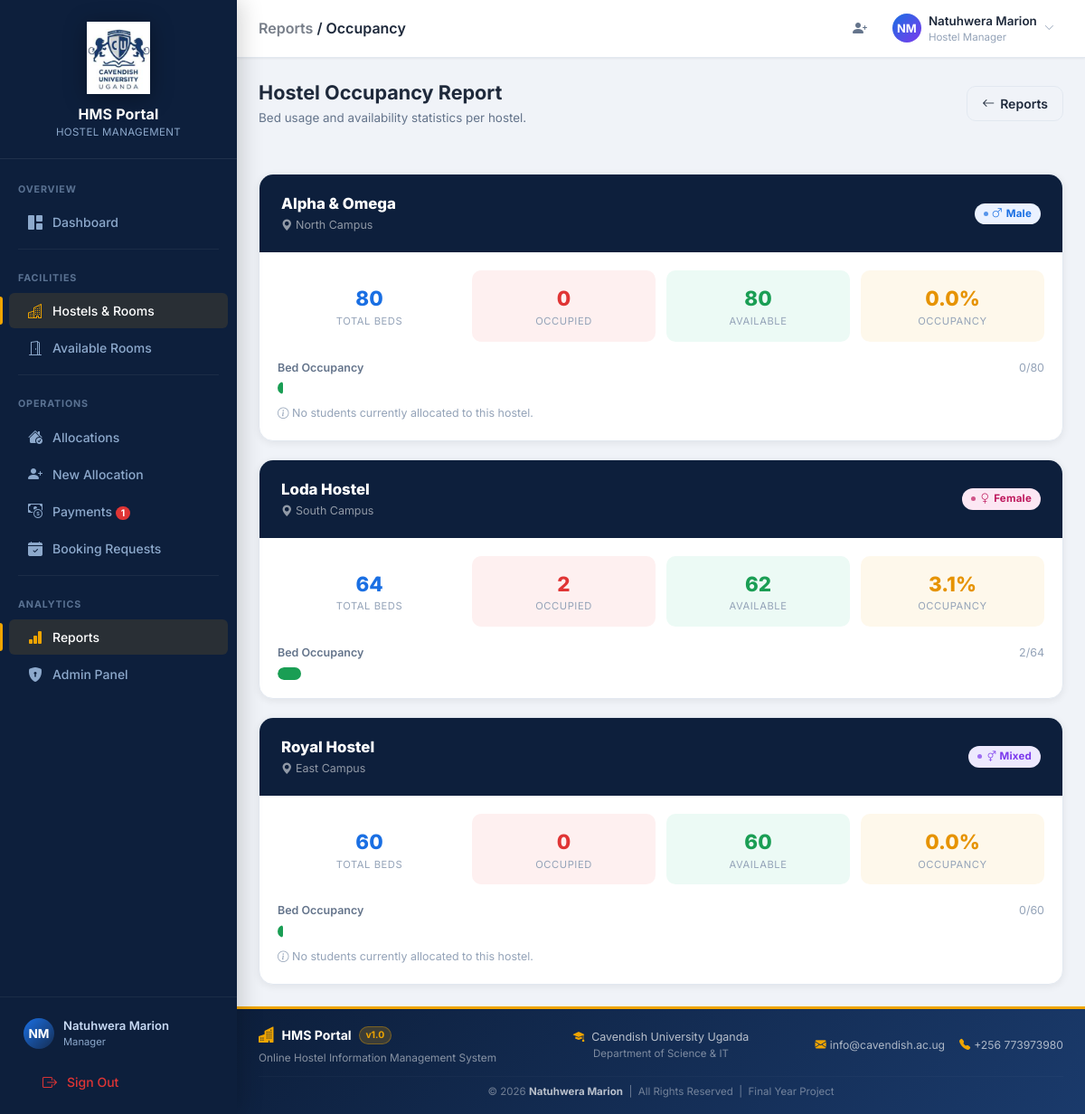
Page /reports/occupancy/ (signed in) on the committed database.
### users/models.py (models this page shows, shortened)
class CustomUser(AbstractUser):
    is_student = models.BooleanField(default=False, help_text="Designates if user is a student")
    is_manager = models.BooleanField(default=False, help_text="Designates if user is a hostel manager/admin")
    department = models.CharField(max_length=100, blank=True, null=True)
    level = models.CharField(max_length=20, blank=True, null=True, help_text="e.g., 100, 200, 300, 400")
    phone_number = models.CharField(max_length=15, blank=True, null=True)
    student_id = models.CharField(max_length=50, unique=True, blank=True, null=True)
    date_of_birth = models.DateField(blank=True, null=True)
    gender = models.CharField(max_length=10, choices=[('Male', 'Male'), ('Female', 'Female')], blank=True, null=True)
    photo = models.ImageField(upload_to='profile_photos/', blank=True, null=True, help_text="Profile photo")
    class Meta:
        verbose_name = "User"
        verbose_name_plural = "Users"

### hostels/models.py (models this page shows, shortened)
class Hostel(models.Model):
    GENDER_CHOICES = [
        ('Male', 'Male'),
        ('Female', 'Female'),
        ('Mixed', 'Mixed'),
    ]
    name = models.CharField(max_length=200, unique=True)
    location = models.CharField(max_length=300)
    gender = models.CharField(max_length=10, choices=GENDER_CHOICES)
    description = models.TextField(blank=True, null=True)
    image_url = models.URLField(max_length=500, blank=True, null=True, help_text="URL of the hostel banner image")
    price_per_semester = models.DecimalField(
        max_digits=12, decimal_places=2, null=True, blank=True,
        help_text="Hostel fee per semester (UGX)"
    )
    created_at = models.DateTimeField(auto_now_add=True)
    updated_at = models.DateTimeField(auto_now=True)
    class Meta:
        ordering = ['name']

### reports/views.py (the view)
# urls.py: path('occupancy/', views.hostel_occupancy_report, name='hostel_occupancy_report'),
@login_required
@manager_required
def hostel_occupancy_report(request):
    hostels = Hostel.objects.prefetch_related('blocks__rooms__allocations').all()
    hostel_data = []
    for hostel in hostels:
        total_capacity = sum(room.capacity for block in hostel.blocks.all() for room in block.rooms.all())
        occupied = sum(room.occupied_beds() for block in hostel.blocks.all() for room in block.rooms.all())
        available = total_capacity - occupied
        occupancy_rate = round(occupied / total_capacity * 100, 1) if total_capacity > 0 else 0
        hostel_data.append({
            'hostel': hostel,
            'total_capacity': total_capacity,
            'occupied': occupied,
            'available': available,
            'occupancy_rate': occupancy_rate,
        })
    return render(request, 'reports/hostel_occupancy_report.html', {'hostel_data': hostel_data})

### hostels/models.py (called while the page is built)
    def occupied_beds(self):
        from allocations.models import Allocation
        return Allocation.objects.filter(room=self, status='active').count()

### users/context_processors.py (called while the page is built)
def sidebar_counts(request):
    if not request.user.is_authenticated:
        return {}
    if not (request.user.is_manager or request.user.is_staff):
        return {}
    from payments.models import Payment
    from allocations.models import BookingRequest
    return {
        'pending_payments_count': Payment.objects.filter(status='pending').count(),
        'pending_booking_requests_count': BookingRequest.objects.filter(status='pending').count(),
    }

### templates/reports/hostel_occupancy_report.html (shortened to what this page needs)
{% extends 'base.html' %}
{% block breadcrumb %}<a href="{% url 'reports_dashboard' %}" style="color:inherit;opacity:.6;text-decoration:none;">Reports</a> / Occupancy{% endblock %}
{% block content %}
<div class="page-header animate-in">
  <div>
    <h2>Hostel Occupancy Report</h2>
    <p>Bed usage and availability statistics per hostel.</p>
  </div>
  <a href="{% url 'reports_dashboard' %}" class="btn btn-outline">
    <i class="bi bi-arrow-left"></i> Reports
  </a>
</div>
{% if hostel_data %}
<div style="display:flex;flex-direction:column;gap:20px;">
  {% for data in hostel_data %}
  <div class="card animate-in" style="animation-delay:{{ forloop.counter0 }}0ms;">
    <div style="background:var(--navy);padding:20px 24px;display:flex;justify-content:space-between;align-items:center;flex-wrap:wrap;gap:12px;border-radius:12px 12px 0 0;">
      <div>
        <div style="color:#fff;font-weight:800;font-size:1.05rem;">{{ data.hostel.name }}</div>
        <div style="color:rgba(255,255,255,.55);font-size:.78rem;margin-top:2px;">
          <i class="bi bi-geo-alt-fill"></i> {{ data.hostel.location }}
        </div>
      </div>
      <span class="badge-status {% if data.hostel.gender == 'Male' %}badge-male{% elif data.hostel.gender == 'Female' %}badge-female{% else %}badge-mixed{% endif %}">
        <i class="bi bi-{% if data.hostel.gender == 'Male' %}gender-male{% elif data.hostel.gender == 'Female' %}gender-female{% else %}gender-ambiguous{% endif %}"></i>
        {{ data.hostel.gender }}
      </span>
    </div>
    <div class="card-body">
      <div style="display:grid;grid-template-columns:repeat(4,1fr);gap:12px;margin-bottom:20px;">
        <div style="background:var(--bg-2);border-radius:10px;padding:14px;text-align:center;">
          <div style="font-size:1.4rem;font-weight:800;color:var(--primary);">{{ data.total_capacity }}</div>
          <div style="font-size:.7rem;color:var(--text-3);text-transform:uppercase;letter-spacing:.05em;">Total Beds</div>
        </div>
        <div style="background:rgba(239,68,68,.08);border-radius:10px;padding:14px;text-align:center;">
          <div style="font-size:1.4rem;font-weight:800;color:var(--danger);">{{ data.occupied }}</div>
          <div style="font-size:.7rem;color:var(--text-3);text-transform:uppercase;letter-spacing:.05em;">Occupied</div>
        </div>
        <div style="background:rgba(16,185,129,.08);border-radius:10px;padding:14px;text-align:center;">
          <div style="font-size:1.4rem;font-weight:800;color:var(--success);">{{ data.available }}</div>
          <div style="font-size:.7rem;color:var(--text-3);text-transform:uppercase;letter-spacing:.05em;">Available</div>
        </div>
        <div style="background:rgba(240,165,0,.08);border-radius:10px;padding:14px;text-align:center;">
          <div style="font-size:1.4rem;font-weight:800;color:var(--warning);">{{ data.occupancy_rate|floatformat:1 }}%</div>
          <div style="font-size:.7rem;color:var(--text-3);text-transform:uppercase;letter-spacing:.05em;">Occupancy</div>
        </div>
      </div>
      <div style="margin-bottom:6px;display:flex;justify-content:space-between;align-items:center;">
        <span style="font-size:.78rem;font-weight:600;color:var(--text-2);">Bed Occupancy</span>
        <span style="font-size:.78rem;color:var(--text-3);">{{ data.occupied }}/{{ data.total_capacity }}</span>
      </div>
      <div style="height:14px;background:var(--bg-3);border-radius:99px;overflow:hidden;position:relative;">
        <div style="
          height:100%;
          border-radius:99px;
          width:{{ data.occupancy_rate }}%;
          background:{% if data.occupancy_rate >= 90 %}var(--danger){% elif data.occupancy_rate >= 70 %}var(--warning){% else %}var(--success){% endif %};
          transition:width .8s ease;
          display:flex;align-items:center;justify-content:flex-end;padding-right:6px;
        ">
        </div>
      </div>
      {% if data.occupancy_rate >= 90 %}
      <div style="margin-top:12px;font-size:.78rem;color:var(--danger);font-weight:600;">
        <i class="bi bi-exclamation-triangle-fill"></i> Near capacity — very few beds remaining.
      </div>
      {% elif data.occupancy_rate == 0 %}
      <div style="margin-top:12px;font-size:.78rem;color:var(--text-3);">
        <i class="bi bi-info-circle"></i> No students currently allocated to this hostel.
      </div>
      {% endif %}
    </div>
  </div>
  {% endfor %}
</div>
{% endif %}
{% endblock %}

### templates/base.html (shortened to what this page needs)
{% load static %}
<!DOCTYPE html>
<html lang="en">
<head>
  <link href="https://cdn.jsdelivr.net/npm/bootstrap@5.3.2/dist/css/bootstrap.min.css" rel="stylesheet">
  <link href="https://cdn.jsdelivr.net/npm/bootstrap-icons@1.11.3/font/bootstrap-icons.min.css" rel="stylesheet">
  <link href="{% static 'css/style.css' %}" rel="stylesheet">
</head>
<body>
{% if user.is_authenticated %}
<div class="app-layout">
  <aside class="sidebar" id="sidebar">
    <div class="sb-brand" style="flex-direction:column;align-items:center;text-align:center;padding:24px 16px 20px;gap:10px;">
      <img src="{% static 'images/logo.png' %}" alt="HMS Logo"
           style="width:100%;max-width:160px;height:80px;object-fit:contain;filter:drop-shadow(0 4px 12px rgba(0,0,0,.35));">
      <div class="sb-brand-text">
        <span class="sb-brand-name" style="font-size:1rem;">HMS Portal</span>
        <span class="sb-brand-sub">Hostel Management</span>
      </div>
    </div>
    <nav class="sb-nav">
      {% if user.is_manager or user.is_staff %}
      <div class="sb-section-title">Overview</div>
      <a href="{% url 'admin_dashboard' %}"
         class="sb-link {% if request.resolver_match.url_name == 'admin_dashboard' %}active{% endif %}">
        <i class="bi bi-grid-1x2-fill sb-icon"></i>
        <span>Dashboard</span>
      </a>
      <div class="sb-divider"></div>
      <div class="sb-section-title">Facilities</div>
      <a href="{% url 'hostel_list' %}"
         class="sb-link {% if 'hostel' in request.resolver_match.url_name %}active{% endif %}">
        <i class="bi bi-buildings sb-icon"></i>
        <span>Hostels &amp; Rooms</span>
      </a>
      <a href="{% url 'available_rooms' %}"
         class="sb-link {% if request.resolver_match.url_name == 'available_rooms' %}active{% endif %}">
        <i class="bi bi-door-open sb-icon"></i>
        <span>Available Rooms</span>
      </a>
      <div class="sb-divider"></div>
      <div class="sb-section-title">Operations</div>
      <a href="{% url 'allocation_list' %}"
         class="sb-link {% if request.resolver_match.url_name == 'allocation_list' %}active{% endif %}">
        <i class="bi bi-house-check-fill sb-icon"></i>
        <span>Allocations</span>
      </a>
      <a href="{% url 'create_allocation' %}"
         class="sb-link {% if request.resolver_match.url_name == 'create_allocation' %}active{% endif %}">
        <i class="bi bi-person-plus-fill sb-icon"></i>
        <span>New Allocation</span>
      </a>
      <a href="{% url 'payment_list' %}"
         class="sb-link {% if request.resolver_match.url_name == 'payment_list' %}active{% endif %}">
        <i class="bi bi-cash-coin sb-icon"></i>
        <span>Payments
          {% if pending_payments_count and pending_payments_count > 0 %}
            <span class="sb-badge">{{ pending_payments_count }}</span>
          {% endif %}
        </span>
      </a>
      <a href="{% url 'booking_requests_admin' %}"
         class="sb-link {% if request.resolver_match.url_name == 'booking_requests_admin' %}active{% endif %}">
        <i class="bi bi-calendar-check-fill sb-icon"></i>
        <span>Booking Requests
        </span>
      </a>
      <div class="sb-divider"></div>
      <div class="sb-section-title">Analytics</div>
      <a href="{% url 'reports_dashboard' %}"
         class="sb-link {% if 'report' in request.resolver_match.url_name %}active{% endif %}">
        <i class="bi bi-bar-chart-fill sb-icon"></i>
        <span>Reports</span>
      </a>
      <a href="/admin/" class="sb-link">
        <i class="bi bi-shield-lock-fill sb-icon"></i>
        <span>Admin Panel</span>
      </a>
      {% endif %}
    </nav>
    <div class="sb-footer">
      <div class="sb-user" style="cursor:default;">
        {% if user.photo %}
        <img src="{{ user.photo.url }}" alt="photo"
             style="width:36px;height:36px;border-radius:50%;object-fit:cover;flex-shrink:0;">
        {% else %}
        <div class="sb-avatar">{{ user.get_full_name|slice:":1"|upper }}{{ user.last_name|slice:":1"|upper }}</div>
        {% endif %}
        <div style="overflow:hidden;">
          <div class="sb-user-name">{{ user.get_full_name|default:user.username }}</div>
          <div class="sb-user-role">
            {% if user.is_manager or user.is_staff %}Manager{% else %}Student{% endif %}
          </div>
        </div>
      </div>
      <form method="post" action="{% url 'logout' %}" style="margin-top:8px;">
        <button type="submit" class="sb-link w-100" style="background:none;border:none;cursor:pointer;text-align:left;">
          <i class="bi bi-box-arrow-right sb-icon" style="color:#e03535;"></i>
          <span style="color:#e03535;">Sign Out</span>
        </button>
      </form>
    </div>
  </aside>
  <div class="main-wrapper">
    <header class="topbar">
      <div>
        {% block page_title %}<span class="topbar-title">{% block breadcrumb %}Dashboard{% endblock %}</span>{% endblock %}
      </div>
      <div class="topbar-actions">
        {% if user.is_manager or user.is_staff %}
        <a href="{% url 'create_allocation' %}" class="topbar-btn" title="New Allocation">
          <i class="bi bi-person-plus-fill"></i>
        </a>
        {% endif %}
        <div class="dropdown">
          <div class="topbar-user" data-bs-toggle="dropdown" aria-expanded="false" style="cursor:pointer;">
            {% if user.photo %}
            <img src="{{ user.photo.url }}" alt="photo"
                 style="width:36px;height:36px;border-radius:50%;object-fit:cover;flex-shrink:0;">
            {% else %}
            <div class="topbar-avatar">{{ user.get_full_name|slice:":1"|upper }}{{ user.last_name|slice:":1"|upper }}</div>
            {% endif %}
            <div class="d-none d-md-block">
              <div class="topbar-username">{{ user.get_full_name|default:user.username }}</div>
              <div class="topbar-role">
                {% if user.is_manager or user.is_staff %}Hostel Manager{% else %}Student{% endif %}
              </div>
            </div>
            <i class="bi bi-chevron-down d-none d-md-block" style="font-size:.7rem;color:var(--text-3);"></i>
          </div>
        </div>
      </div>
    </header>
    <main class="content-area">
      {% block content %}{% endblock %}
    </main>
    <footer style="background:linear-gradient(135deg,#0d1f3c 0%,#1a3a6b 100%);color:#fff;border-top:3px solid #f0a500;">
      <div class="container-fluid px-4 py-3">
        <div class="row align-items-center gy-2 text-center text-md-start">
          <div class="col-md-4">
            <div class="d-flex align-items-center gap-2 justify-content-center justify-content-md-start">
              <i class="bi bi-buildings-fill" style="color:#f0a500;font-size:1.1rem;"></i>
              <span class="fw-bold" style="font-size:.88rem;">HMS Portal</span>
              <span class="badge rounded-pill" style="background:rgba(240,165,0,.2);color:#f0a500;font-size:.65rem;border:1px solid rgba(240,165,0,.35);">v1.0</span>
            </div>
            <div class="mt-1" style="font-size:.74rem;color:rgba(255,255,255,.5);">Online Hostel Information Management System</div>
          </div>
          <div class="col-md-4 text-center">
            <div class="d-flex align-items-center justify-content-center gap-2" style="font-size:.78rem;color:rgba(255,255,255,.7);">
              <i class="bi bi-mortarboard-fill" style="color:#f0a500;"></i>
              <span>Cavendish University Uganda</span>
            </div>
            <div style="font-size:.72rem;color:rgba(255,255,255,.45);">Department of Science &amp; IT</div>
          </div>
          <div class="col-md-4 text-md-end text-center">
            <div class="d-flex flex-wrap justify-content-center justify-content-md-end gap-3">
              <span style="font-size:.76rem;color:rgba(255,255,255,.65);">
                <i class="bi bi-envelope-fill me-1" style="color:#f0a500;"></i>info@cavendish.ac.ug
              </span>
              <span style="font-size:.76rem;color:rgba(255,255,255,.65);">
                <i class="bi bi-telephone-fill me-1" style="color:#f0a500;"></i>+256 773973980
              </span>
            </div>
          </div>
        </div>
        <hr style="border-color:rgba(255,255,255,.1);margin:10px 0 8px;">
        <p class="text-center mb-0" style="font-size:.72rem;color:rgba(255,255,255,.4);">
          &copy; 2026 <strong style="color:rgba(255,255,255,.7);">Natuhwera Marion</strong> &nbsp;|&nbsp; All Rights Reserved &nbsp;|&nbsp; Final Year Project
        </p>
      </div>
    </footer>
  </div>
</div>
{% endif %}
</body>
</html>

### rows in the picture
CustomUser: get_full_name "N", last_name "M", get_full_name "Natuhwera Marion"
Hostel: hostel.name "Alpha & Omega", hostel.location "North Campus", hostel.gender "Male", total_capacity "80", occupied "0", available "80", occupancy_rate "0.0", shows "No students currently allocated to this hostel."
Hostel: hostel.name "Loda Hostel", hostel.location "South Campus", hostel.gender "Female", total_capacity "64", occupied "2", available "62", occupancy_rate "3.1"
Hostel: hostel.name "Royal Hostel", hostel.location "East Campus", hostel.gender "Mixed", total_capacity "60", occupied "0", available "60", occupancy_rate "0.0", shows "No students currently allocated to this hostel."

### other values in the picture
{{ pending_payments_count }} "1"
